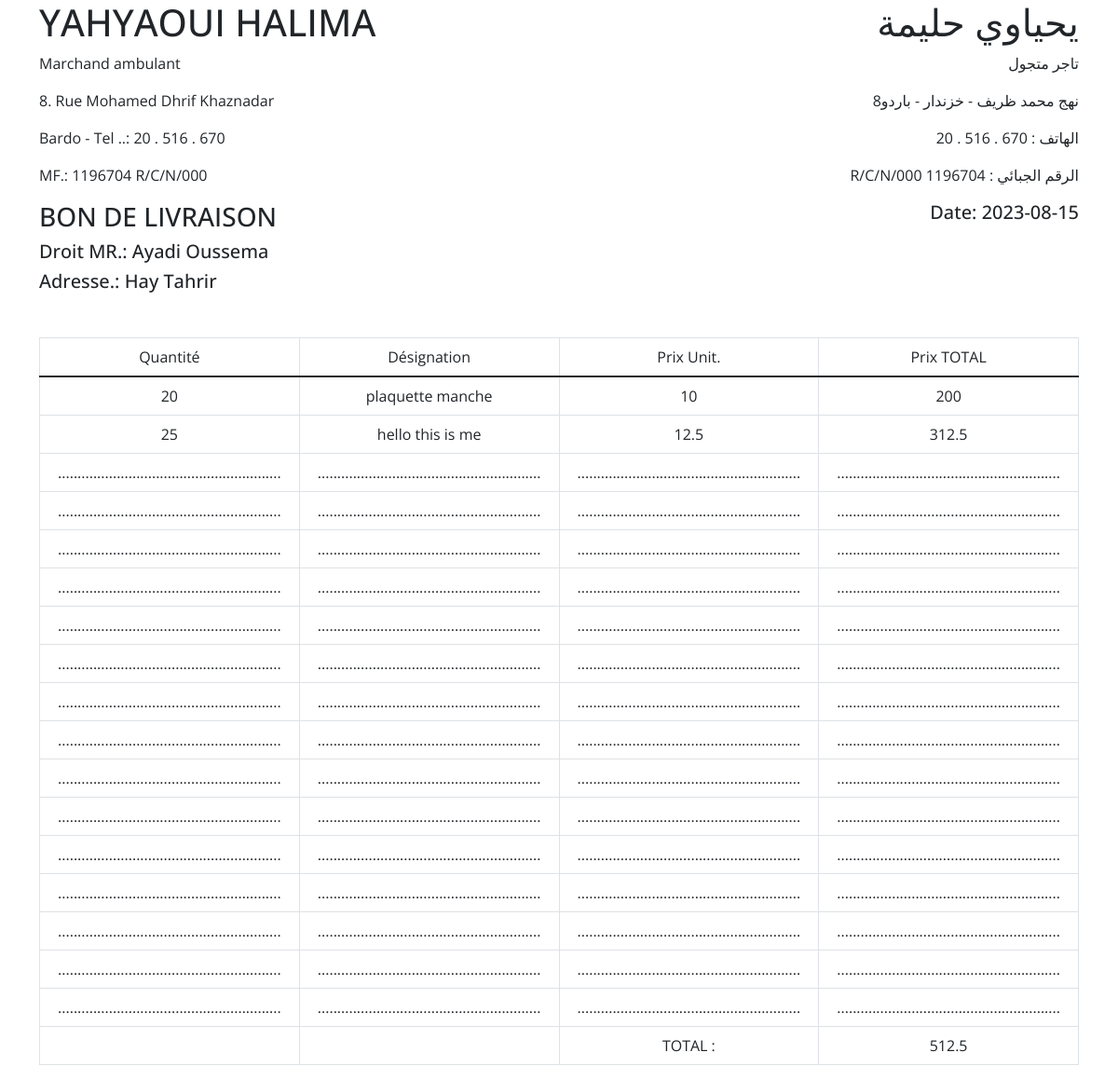
/facture.php?id=92, run on the app's committed database.
### tables this page shows
CREATE TABLE `client` (
  `id_client` int(11) NOT NULL,
  `nom` varchar(20) NOT NULL,
  `prenom` varchar(20) NOT NULL,
  `addresse` varchar(30) NOT NULL,
  `num_tel` int(11) NOT NULL
);

CREATE TABLE `livraisons` (
  `id` int(11) NOT NULL,
  `client` int(11) NOT NULL,
  `details` longtext NOT NULL,
  `date` datetime NOT NULL
);

CREATE TABLE `articles` (
  `code_article` int(11) NOT NULL,
  `designation_article` varchar(50) NOT NULL,
  `quantite_article` int(11) NOT NULL,
  `prix_article` float NOT NULL,
  `totale_article` float NOT NULL
);

### facture.php (the view, shortened to what this page needs)
<?php
  $id = $_GET["id"];
  include "connect.php";
  $req = $connect->prepare("SELECT * FROM livraisons WHERE id = ?");
  $req->execute(array($id));
  $facture = $req->fetch();
  $client = $facture["client"];
  $req = $connect->prepare("SELECT nom, prenom, addresse FROM client WHERE id_client = ?");
  $req->execute(array($client));
  $client = $req->fetch();
  $ok = json_decode($facture["details"], true);
?>
<!DOCTYPE html>
<html lang="en">
<head>
  <link rel="stylesheet" href="css/bootstrap.min.css">
  <link rel="stylesheet" href="css/main.css">
</head>
<body>
  <div class="container">
    <div class="row">
      <div class="col-lg-6 col-print-6 text-start">
        <h1>YAHYAOUI HALIMA</h1>
        <p>Marchand ambulant</p>
        <p>8. Rue Mohamed Dhrif Khaznadar</p>
        <p>Bardo - Tel ..: 20 . 516 . 670</p>
        <p>MF.: 1196704 R/C/N/000</p>
        <h3>BON DE LIVRAISON</h3>
      </div>
      <div class="col-lg-6 col-print-6 text-end">
        <h1>يحياوي حليمة</h1>
        <p>تاجر متجول</p>
        <p>نهج محمد ظريف - خزندار - باردو<span>8</span></p>
        <p> 20 . 516 . 670 : الهاتف</p>
        <p> R/C/N/000 الرقم الجبائي : 1196704</p>
        <h5>Date: <?php echo date("Y-m-d") ?> <h5>
      </div>
    </div>
  </div>
  <div class="container">
    <div class="content mb-5">
      <h5>Droit MR.: <?= $client[0]. " ". $client[1] ?></h5>
      <h5>Adresse.: <?= $client[2]?> </h5>
    </div>
  </div>
  <div class="container">
    <table class="table table-bordered text-center">
    <thead>
      <tr>
        <td>Quantité</td>
        <td>Désignation</td>
        <td>Prix Unit.</td>
        <td>Prix TOTAL</td>
      </tr>
    </thead>
    <tbody>
      <?php
      $total = 0;
      for($i = 0; $i < sizeof($ok); $i++){
      $req = $connect->prepare("SELECT designation_article, prix_article FROM articles WHERE code_article = ?");
      $req->execute(array($ok[$i]["article"]));
      $res = $req->fetch();
        echo "<tr>
        <td>".$ok[$i]['quantite']."</td>
        <td>".$res[0]."</td>
        <td>".$res[1]."</td>
        <td>".$ok[$i]['quantite'] * $res[1]."</td>
      </tr>";
      $total += $ok[$i]['quantite'] * $res[1];
  }
      $max = 16 - $req->rowCount();
      while($max--){
        echo "<tr>
        <td>.........................................................</td>
        <td>.........................................................</td>
        <td>.........................................................</td>
        <td>.........................................................</td>
      </tr>";
      }
    ?>
      <tr>
        <td></td>
        <td></td>
        <td>TOTAL : </td>
        <td><?= $total; ?></td>
      </tr>
    </tbody>
  </table>
  </div>
</body>
</html>

### css/main.css (style rules this page uses)
*, *:before, *:after { box-sizing: border-box; font-family: "Open Sans"; }

### data on the page
client: nom "Ayadi", prenom "Oussema", addresse "Hay Tahrir"
articles: designation_article "plaquette manche", prix_article "10"
livraisons: details "20", $ok[$i]['quantite']*$res[1] "200", details "25", $ok[$i]['quantite']*$res[1] "312.5"
articles: designation_article "hello this is me", prix_article "12.5"

### other printed values
$total "512.5"
